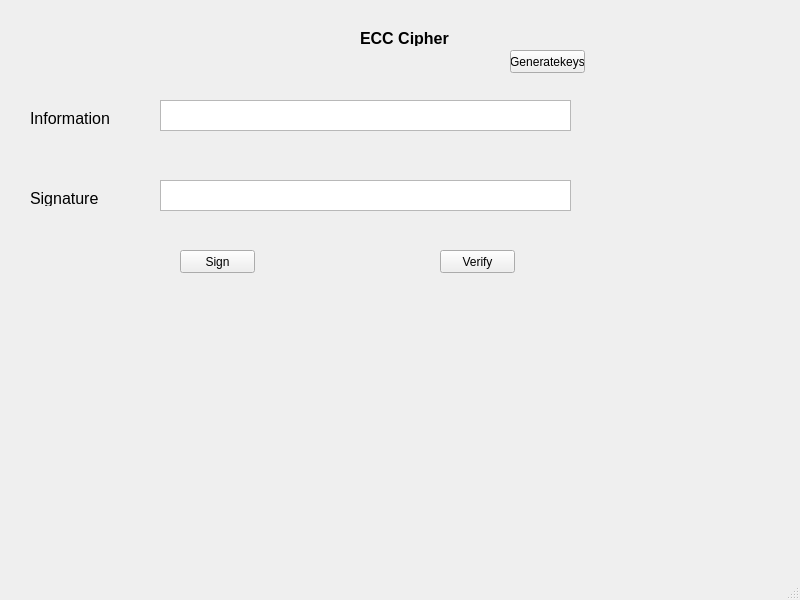
<?xml version="1.0" encoding="UTF-8"?>
<ui version="4.0">
 <class>MainWindow</class>
 <widget class="QMainWindow" name="MainWindow">
  <property name="geometry">
   <rect>
    <x>0</x>
    <y>0</y>
    <width>800</width>
    <height>600</height>
   </rect>
  </property>
  <property name="windowTitle">
   <string>MainWindow</string>
  </property>
  <widget class="QWidget" name="centralwidget">
   <widget class="QLabel" name="label">
    <property name="geometry">
     <rect>
      <x>360</x>
      <y>30</y>
      <width>101</width>
      <height>16</height>
     </rect>
    </property>
    <property name="font">
     <font>
      <pointsize>12</pointsize>
      <weight>75</weight>
      <bold>true</bold>
     </font>
    </property>
    <property name="text">
     <string>ECC Cipher</string>
    </property>
   </widget>
   <widget class="QLabel" name="label_2">
    <property name="geometry">
     <rect>
      <x>30</x>
      <y>110</y>
      <width>91</width>
      <height>16</height>
     </rect>
    </property>
    <property name="font">
     <font>
      <pointsize>12</pointsize>
     </font>
    </property>
    <property name="text">
     <string>Information</string>
    </property>
   </widget>
   <widget class="QLabel" name="label_3">
    <property name="geometry">
     <rect>
      <x>30</x>
      <y>190</y>
      <width>81</width>
      <height>16</height>
     </rect>
    </property>
    <property name="font">
     <font>
      <pointsize>12</pointsize>
     </font>
    </property>
    <property name="text">
     <string>Signature</string>
    </property>
   </widget>
   <widget class="QTextEdit" name="textEdit">
    <property name="geometry">
     <rect>
      <x>160</x>
      <y>100</y>
      <width>411</width>
      <height>31</height>
     </rect>
    </property>
   </widget>
   <widget class="QTextEdit" name="textEdit_2">
    <property name="geometry">
     <rect>
      <x>160</x>
      <y>180</y>
      <width>411</width>
      <height>31</height>
     </rect>
    </property>
   </widget>
   <widget class="QPushButton" name="btn_sign">
    <property name="geometry">
     <rect>
      <x>180</x>
      <y>250</y>
      <width>75</width>
      <height>23</height>
     </rect>
    </property>
    <property name="text">
     <string>Sign</string>
    </property>
   </widget>
   <widget class="QPushButton" name="btn_verify">
    <property name="geometry">
     <rect>
      <x>440</x>
      <y>250</y>
      <width>75</width>
      <height>23</height>
     </rect>
    </property>
    <property name="text">
     <string>Verify</string>
    </property>
   </widget>
   <widget class="QPushButton" name="btn_gen_keys">
    <property name="geometry">
     <rect>
      <x>510</x>
      <y>50</y>
      <width>75</width>
      <height>23</height>
     </rect>
    </property>
    <property name="text">
     <string>Generatekeys</string>
    </property>
   </widget>
  </widget>
  <widget class="QMenuBar" name="menubar">
   <property name="geometry">
    <rect>
     <x>0</x>
     <y>0</y>
     <width>800</width>
     <height>21</height>
    </rect>
   </property>
  </widget>
  <widget class="QStatusBar" name="statusbar"/>
 </widget>
 <resources/>
 <connections/>
</ui>
